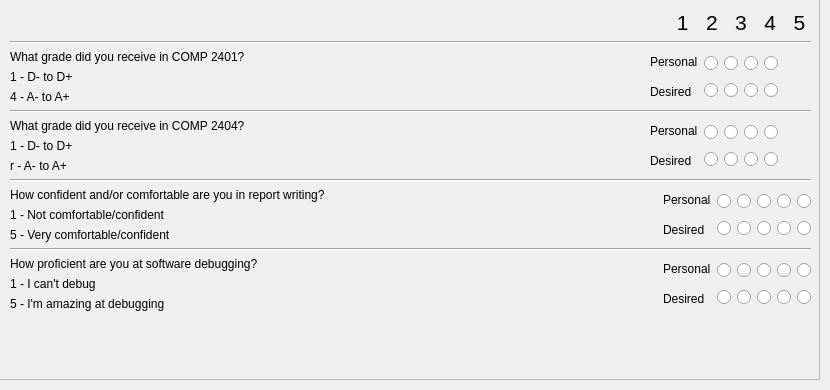
   <widget class="QWidget" name="skillsTab">
    <attribute name="title">
     <string>Skills</string>
    </attribute>
    <widget class="QScrollArea" name="skillsScrollArea">
     <property name="geometry">
      <rect>
       <x>-1</x>
       <y>-1</y>
       <width>821</width>
       <height>381</height>
      </rect>
     </property>
     <property name="widgetResizable">
      <bool>true</bool>
     </property>
     <widget class="QWidget" name="scrollAreaWidgetContents_3">
      <property name="geometry">
       <rect>
        <x>0</x>
        <y>0</y>
        <width>819</width>
        <height>379</height>
       </rect>
      </property>
     </widget>
    </widget>
    <widget class="QWidget" name="verticalLayoutWidget_16">
     <property name="geometry">
      <rect>
       <x>10</x>
       <y>10</y>
       <width>801</width>
       <height>361</height>
      </rect>
     </property>
     <layout class="QVBoxLayout" name="verticalLayout_33">
      <item>
       <widget class="QLabel" name="label_46">
        <property name="font">
         <font>
          <pointsize>16</pointsize>
         </font>
        </property>
        <property name="text">
         <string>1   2   3   4   5 </string>
        </property>
        <property name="alignment">
         <set>Qt::AlignRight|Qt::AlignTrailing|Qt::AlignVCenter</set>
        </property>
       </widget>
      </item>
      <item>
       <widget class="Line" name="line_10">
        <property name="orientation">
         <enum>Qt::Horizontal</enum>
        </property>
       </widget>
      </item>
      <item>
       <layout class="QHBoxLayout" name="horizontalLayout_31">
        <item>
         <layout class="QVBoxLayout" name="verticalLayout_34">
          <item>
           <widget class="QLabel" name="label_47">
            <property name="text">
             <string>What grade did you receive in COMP 2401?</string>
            </property>
           </widget>
          </item>
          <item>
           <widget class="QLabel" name="label_48">
            <property name="text">
             <string>1 - D- to D+</string>
            </property>
           </widget>
          </item>
          <item>
           <widget class="QLabel" name="label_49">
            <property name="text">
             <string>4 - A- to A+</string>
            </property>
           </widget>
          </item>
         </layout>
        </item>
        <item>
         <spacer name="horizontalSpacer_12">
          <property name="orientation">
           <enum>Qt::Horizontal</enum>
          </property>
          <property name="sizeHint" stdset="0">
           <size>
            <width>40</width>
            <height>20</height>
           </size>
          </property>
         </spacer>
        </item>
        <item>
         <spacer name="horizontalSpacer_33">
          <property name="orientation">
           <enum>Qt::Horizontal</enum>
          </property>
          <property name="sizeHint" stdset="0">
           <size>
            <width>40</width>
            <height>20</height>
           </size>
          </property>
         </spacer>
        </item>
        <item>
         <spacer name="horizontalSpacer_28">
          <property name="orientation">
           <enum>Qt::Horizontal</enum>
          </property>
          <property name="sizeHint" stdset="0">
           <size>
            <width>40</width>
            <height>20</height>
           </size>
          </property>
         </spacer>
        </item>
        <item>
         <spacer name="horizontalSpacer_47">
          <property name="orientation">
           <enum>Qt::Horizontal</enum>
          </property>
          <property name="sizeHint" stdset="0">
           <size>
            <width>40</width>
            <height>20</height>
           </size>
          </property>
         </spacer>
        </item>
        <item>
         <spacer name="horizontalSpacer_31">
          <property name="orientation">
           <enum>Qt::Horizontal</enum>
          </property>
          <property name="sizeHint" stdset="0">
           <size>
            <width>40</width>
            <height>20</height>
           </size>
          </property>
         </spacer>
        </item>
        <item>
         <spacer name="horizontalSpacer_26">
          <property name="orientation">
           <enum>Qt::Horizontal</enum>
          </property>
          <property name="sizeHint" stdset="0">
           <size>
            <width>40</width>
            <height>20</height>
           </size>
          </property>
         </spacer>
        </item>
        <item>
         <spacer name="horizontalSpacer_27">
          <property name="orientation">
           <enum>Qt::Horizontal</enum>
          </property>
          <property name="sizeHint" stdset="0">
           <size>
            <width>40</width>
            <height>20</height>
           </size>
          </property>
         </spacer>
        </item>
        <item>
         <spacer name="horizontalSpacer_32">
          <property name="orientation">
           <enum>Qt::Horizontal</enum>
          </property>
          <property name="sizeHint" stdset="0">
           <size>
            <width>40</width>
            <height>20</height>
           </size>
          </property>
         </spacer>
        </item>
        <item>
         <spacer name="horizontalSpacer_30">
          <property name="orientation">
           <enum>Qt::Horizontal</enum>
          </property>
          <property name="sizeHint" stdset="0">
           <size>
            <width>40</width>
            <height>20</height>
           </size>
          </property>
         </spacer>
        </item>
        <item>
         <spacer name="horizontalSpacer_29">
          <property name="orientation">
           <enum>Qt::Horizontal</enum>
          </property>
          <property name="sizeHint" stdset="0">
           <size>
            <width>40</width>
            <height>20</height>
           </size>
          </property>
         </spacer>
        </item>
        <item>
         <spacer name="horizontalSpacer_23">
          <property name="orientation">
           <enum>Qt::Horizontal</enum>
          </property>
          <property name="sizeHint" stdset="0">
           <size>
            <width>40</width>
            <height>20</height>
           </size>
          </property>
         </spacer>
        </item>
        <item>
         <spacer name="horizontalSpacer_24">
          <property name="orientation">
           <enum>Qt::Horizontal</enum>
          </property>
          <property name="sizeHint" stdset="0">
           <size>
            <width>40</width>
            <height>20</height>
           </size>
          </property>
         </spacer>
        </item>
        <item>
         <layout class="QVBoxLayout" name="verticalLayout_35">
          <item>
           <widget class="QLabel" name="label_50">
            <property name="text">
             <string>Personal</string>
            </property>
           </widget>
          </item>
          <item>
           <widget class="QLabel" name="label_51">
            <property name="text">
             <string>Desired</string>
            </property>
           </widget>
          </item>
         </layout>
        </item>
        <item>
         <layout class="QVBoxLayout" name="verticalLayout_36">
          <item>
           <layout class="QHBoxLayout" name="horizontalLayout_32">
            <item>
             <widget class="QRadioButton" name="radioButton_81">
              <property name="text">
               <string/>
              </property>
             </widget>
            </item>
            <item>
             <widget class="QRadioButton" name="radioButton_82">
              <property name="text">
               <string/>
              </property>
             </widget>
            </item>
            <item>
             <widget class="QRadioButton" name="radioButton_83">
              <property name="text">
               <string/>
              </property>
             </widget>
            </item>
            <item>
             <widget class="QRadioButton" name="radioButton_84">
              <property name="text">
               <string/>
              </property>
             </widget>
            </item>
           </layout>
          </item>
          <item>
           <layout class="QHBoxLayout" name="horizontalLayout_33">
            <item>
             <widget class="QRadioButton" name="radioButton_86">
              <property name="text">
               <string/>
              </property>
             </widget>
            </item>
            <item>
             <widget class="QRadioButton" name="radioButton_87">
              <property name="text">
               <string/>
              </property>
             </widget>
            </item>
            <item>
             <widget class="QRadioButton" name="radioButton_88">
              <property name="text">
               <string/>
              </property>
             </widget>
            </item>
            <item>
             <widget class="QRadioButton" name="radioButton_89">
              <property name="text">
               <string/>
              </property>
             </widget>
            </item>
           </layout>
          </item>
         </layout>
        </item>
        <item>
         <spacer name="horizontalSpacer_25">
          <property name="orientation">
           <enum>Qt::Horizontal</enum>
          </property>
          <property name="sizeHint" stdset="0">
           <size>
            <width>40</width>
            <height>20</height>
           </size>
          </property>
         </spacer>
        </item>
       </layout>
      </item>
      <item>
       <widget class="Line" name="line_11">
        <property name="orientation">
         <enum>Qt::Horizontal</enum>
        </property>
       </widget>
      </item>
      <item>
       <layout class="QHBoxLayout" name="horizontalLayout_34">
        <item>
         <layout class="QVBoxLayout" name="verticalLayout_37">
          <item>
           <widget class="QLabel" name="label_52">
            <property name="text">
             <string>What grade did you receive in COMP 2404?</string>
            </property>
           </widget>
          </item>
          <item>
           <widget class="QLabel" name="label_53">
            <property name="text">
             <string>1 - D- to D+</string>
            </property>
           </widget>
          </item>
          <item>
           <widget class="QLabel" name="label_54">
            <property name="text">
             <string>r - A- to A+</string>
            </property>
           </widget>
          </item>
         </layout>
        </item>
        <item>
         <spacer name="horizontalSpacer_37">
          <property name="orientation">
           <enum>Qt::Horizontal</enum>
          </property>
          <property name="sizeHint" stdset="0">
           <size>
            <width>40</width>
            <height>20</height>
           </size>
          </property>
         </spacer>
        </item>
        <item>
         <spacer name="horizontalSpacer_39">
          <property name="orientation">
           <enum>Qt::Horizontal</enum>
          </property>
          <property name="sizeHint" stdset="0">
           <size>
            <width>40</width>
            <height>20</height>
           </size>
          </property>
         </spacer>
        </item>
        <item>
         <spacer name="horizontalSpacer_40">
          <property name="orientation">
           <enum>Qt::Horizontal</enum>
          </property>
          <property name="sizeHint" stdset="0">
           <size>
            <width>40</width>
            <height>20</height>
           </size>
          </property>
         </spacer>
        </item>
        <item>
         <spacer name="horizontalSpacer_41">
          <property name="orientation">
           <enum>Qt::Horizontal</enum>
          </property>
          <property name="sizeHint" stdset="0">
           <size>
            <width>40</width>
            <height>20</height>
           </size>
          </property>
         </spacer>
        </item>
        <item>
         <spacer name="horizontalSpacer_48">
          <property name="orientation">
           <enum>Qt::Horizontal</enum>
          </property>
          <property name="sizeHint" stdset="0">
           <size>
            <width>40</width>
            <height>20</height>
           </size>
          </property>
         </spacer>
        </item>
        <item>
         <spacer name="horizontalSpacer_44">
          <property name="orientation">
           <enum>Qt::Horizontal</enum>
          </property>
          <property name="sizeHint" stdset="0">
           <size>
            <width>40</width>
            <height>20</height>
           </size>
          </property>
         </spacer>
        </item>
        <item>
         <spacer name="horizontalSpacer_42">
          <property name="orientation">
           <enum>Qt::Horizontal</enum>
          </property>
          <property name="sizeHint" stdset="0">
           <size>
            <width>40</width>
            <height>20</height>
           </size>
          </property>
         </spacer>
        </item>
        <item>
         <spacer name="horizontalSpacer_38">
          <property name="orientation">
           <enum>Qt::Horizontal</enum>
          </property>
          <property name="sizeHint" stdset="0">
           <size>
            <width>40</width>
            <height>20</height>
           </size>
          </property>
         </spacer>
        </item>
        <item>
         <spacer name="horizontalSpacer_35">
          <property name="orientation">
           <enum>Qt::Horizontal</enum>
          </property>
          <property name="sizeHint" stdset="0">
           <size>
            <width>40</width>
            <height>20</height>
           </size>
          </property>
         </spacer>
        </item>
        <item>
         <spacer name="horizontalSpacer_43">
          <property name="orientation">
           <enum>Qt::Horizontal</enum>
          </property>
          <property name="sizeHint" stdset="0">
           <size>
            <width>40</width>
            <height>20</height>
           </size>
          </property>
         </spacer>
        </item>
        <item>
         <spacer name="horizontalSpacer_34">
          <property name="orientation">
           <enum>Qt::Horizontal</enum>
          </property>
          <property name="sizeHint" stdset="0">
           <size>
            <width>40</width>
            <height>20</height>
           </size>
          </property>
         </spacer>
        </item>
        <item>
         <spacer name="horizontalSpacer_13">
          <property name="orientation">
           <enum>Qt::Horizontal</enum>
          </property>
          <property name="sizeHint" stdset="0">
           <size>
            <width>40</width>
            <height>20</height>
           </size>
          </property>
         </spacer>
        </item>
        <item>
         <layout class="QVBoxLayout" name="verticalLayout_38">
          <item>
           <widget class="QLabel" name="label_55">
            <property name="text">
             <string>Personal</string>
            </property>
           </widget>
          </item>
          <item>
           <widget class="QLabel" name="label_56">
            <property name="text">
             <string>Desired</string>
            </property>
           </widget>
          </item>
         </layout>
        </item>
        <item>
         <layout class="QVBoxLayout" name="verticalLayout_39">
          <item>
           <layout class="QHBoxLayout" name="horizontalLayout_35">
            <item>
             <widget class="QRadioButton" name="radioButton_91">
              <property name="text">
               <string/>
              </property>
             </widget>
            </item>
            <item>
             <widget class="QRadioButton" name="radioButton_92">
              <property name="text">
               <string/>
              </property>
             </widget>
            </item>
            <item>
             <widget class="QRadioButton" name="radioButton_93">
              <property name="text">
               <string/>
              </property>
             </widget>
            </item>
            <item>
             <widget class="QRadioButton" name="radioButton_94">
              <property name="text">
               <string/>
              </property>
             </widget>
            </item>
           </layout>
          </item>
          <item>
           <layout class="QHBoxLayout" name="horizontalLayout_36">
            <item>
             <widget class="QRadioButton" name="radioButton_96">
              <property name="text">
               <string/>
              </property>
             </widget>
            </item>
            <item>
             <widget class="QRadioButton" name="radioButton_97">
              <property name="text">
               <string/>
              </property>
             </widget>
            </item>
            <item>
             <widget class="QRadioButton" name="radioButton_98">
              <property name="text">
               <string/>
              </property>
             </widget>
            </item>
            <item>
             <widget class="QRadioButton" name="radioButton_99">
              <property name="text">
               <string/>
              </property>
             </widget>
            </item>
           </layout>
          </item>
         </layout>
        </item>
        <item>
         <spacer name="horizontalSpacer_36">
          <property name="orientation">
           <enum>Qt::Horizontal</enum>
          </property>
          <property name="sizeHint" stdset="0">
           <size>
            <width>40</width>
            <height>20</height>
           </size>
          </property>
         </spacer>
        </item>
       </layout>
      </item>
      <item>
       <widget class="Line" name="line_12">
        <property name="orientation">
         <enum>Qt::Horizontal</enum>
        </property>
       </widget>
      </item>
      <item>
       <layout class="QHBoxLayout" name="horizontalLayout_37">
        <item>
         <layout class="QVBoxLayout" name="verticalLayout_40">
          <item>
           <widget class="QLabel" name="label_57">
            <property name="text">
             <string>How confident and/or comfortable are you in report writing?</string>
            </property>
           </widget>
          </item>
          <item>
           <widget class="QLabel" name="label_58">
            <property name="text">
             <string>1 - Not comfortable/confident</string>
            </property>
           </widget>
          </item>
          <item>
           <widget class="QLabel" name="label_59">
            <property name="text">
             <string>5 - Very comfortable/confident</string>
            </property>
           </widget>
          </item>
         </layout>
        </item>
        <item>
         <spacer name="horizontalSpacer_14">
          <property name="orientation">
           <enum>Qt::Horizontal</enum>
          </property>
          <property name="sizeHint" stdset="0">
           <size>
            <width>40</width>
            <height>20</height>
           </size>
          </property>
         </spacer>
        </item>
        <item>
         <layout class="QVBoxLayout" name="verticalLayout_41">
          <item>
           <widget class="QLabel" name="label_60">
            <property name="text">
             <string>Personal</string>
            </property>
           </widget>
          </item>
          <item>
           <widget class="QLabel" name="label_61">
            <property name="text">
             <string>Desired</string>
            </property>
           </widget>
          </item>
         </layout>
        </item>
        <item>
         <layout class="QVBoxLayout" name="verticalLayout_42">
          <item>
           <layout class="QHBoxLayout" name="horizontalLayout_38">
            <item>
             <widget class="QRadioButton" name="radioButton_101">
              <property name="text">
               <string/>
              </property>
             </widget>
            </item>
            <item>
             <widget class="QRadioButton" name="radioButton_102">
              <property name="text">
               <string/>
              </property>
             </widget>
            </item>
            <item>
             <widget class="QRadioButton" name="radioButton_103">
              <property name="text">
               <string/>
              </property>
             </widget>
            </item>
            <item>
             <widget class="QRadioButton" name="radioButton_104">
              <property name="text">
               <string/>
              </property>
             </widget>
            </item>
            <item>
             <widget class="QRadioButton" name="radioButton_105">
              <property name="text">
               <string/>
              </property>
             </widget>
            </item>
           </layout>
          </item>
          <item>
           <layout class="QHBoxLayout" name="horizontalLayout_39">
            <item>
             <widget class="QRadioButton" name="radioButton_106">
              <property name="text">
               <string/>
              </property>
             </widget>
            </item>
            <item>
             <widget class="QRadioButton" name="radioButton_107">
              <property name="text">
               <string/>
              </property>
             </widget>
            </item>
            <item>
             <widget class="QRadioButton" name="radioButton_108">
              <property name="text">
               <string/>
              </property>
             </widget>
            </item>
            <item>
             <widget class="QRadioButton" name="radioButton_109">
              <property name="text">
               <string/>
              </property>
             </widget>
            </item>
            <item>
             <widget class="QRadioButton" name="radioButton_110">
              <property name="text">
               <string/>
              </property>
             </widget>
            </item>
           </layout>
          </item>
         </layout>
        </item>
       </layout>
      </item>
      <item>
       <widget class="Line" name="line_13">
        <property name="orientation">
         <enum>Qt::Horizontal</enum>
        </property>
       </widget>
      </item>
      <item>
       <layout class="QHBoxLayout" name="horizontalLayout_40">
        <item>
         <layout class="QVBoxLayout" name="verticalLayout_43">
          <item>
           <widget class="QLabel" name="label_62">
            <property name="text">
             <string>How proficient are you at software debugging?</string>
            </property>
           </widget>
          </item>
          <item>
           <widget class="QLabel" name="label_63">
            <property name="text">
             <string>1 - I can't debug</string>
            </property>
           </widget>
          </item>
          <item>
           <widget class="QLabel" name="label_64">
            <property name="text">
             <string>5 - I'm amazing at debugging</string>
            </property>
           </widget>
          </item>
         </layout>
        </item>
        <item>
         <spacer name="horizontalSpacer_15">
          <property name="orientation">
           <enum>Qt::Horizontal</enum>
          </property>
          <property name="sizeHint" stdset="0">
           <size>
            <width>40</width>
            <height>20</height>
           </size>
          </property>
         </spacer>
        </item>
        <item>
         <layout class="QVBoxLayout" name="verticalLayout_44">
          <item>
           <widget class="QLabel" name="label_65">
            <property name="text">
             <string>Personal</string>
            </property>
           </widget>
          </item>
          <item>
           <widget class="QLabel" name="label_66">
            <property name="text">
             <string>Desired</string>
            </property>
           </widget>
          </item>
         </layout>
        </item>
        <item>
         <layout class="QVBoxLayout" name="verticalLayout_45">
          <item>
           <layout class="QHBoxLayout" name="horizontalLayout_41">
            <item>
             <widget class="QRadioButton" name="radioButton_111">
              <property name="text">
               <string/>
              </property>
             </widget>
            </item>
            <item>
             <widget class="QRadioButton" name="radioButton_112">
              <property name="text">
               <string/>
              </property>
             </widget>
            </item>
            <item>
             <widget class="QRadioButton" name="radioButton_113">
              <property name="text">
               <string/>
              </property>
             </widget>
            </item>
            <item>
             <widget class="QRadioButton" name="radioButton_114">
              <property name="text">
               <string/>
              </property>
             </widget>
            </item>
            <item>
             <widget class="QRadioButton" name="radioButton_115">
              <property name="text">
               <string/>
              </property>
             </widget>
            </item>
           </layout>
          </item>
          <item>
           <layout class="QHBoxLayout" name="horizontalLayout_42">
            <item>
             <widget class="QRadioButton" name="radioButton_116">
              <property name="text">
               <string/>
              </property>
             </widget>
            </item>
            <item>
             <widget class="QRadioButton" name="radioButton_117">
              <property name="text">
               <string/>
              </property>
             </widget>
            </item>
            <item>
             <widget class="QRadioButton" name="radioButton_118">
              <property name="text">
               <string/>
              </property>
             </widget>
            </item>
            <item>
             <widget class="QRadioButton" name="radioButton_119">
              <property name="text">
               <string/>
              </property>
             </widget>
            </item>
            <item>
             <widget class="QRadioButton" name="radioButton_120">
              <property name="text">
               <string/>
              </property>
             </widget>
            </item>
           </layout>
          </item>
         </layout>
        </item>
       </layout>
      </item>
      <item>
       <spacer name="verticalSpacer_3">
        <property name="orientation">
         <enum>Qt::Vertical</enum>
        </property>
        <property name="sizeHint" stdset="0">
         <size>
          <width>20</width>
          <height>40</height>
         </size>
        </property>
       </spacer>
      </item>
     </layout>
    </widget>
   </widget>
